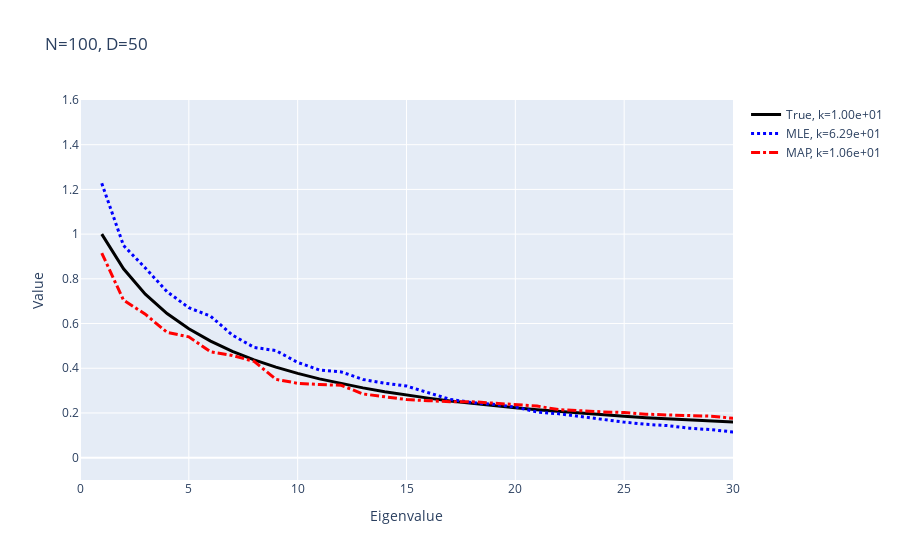
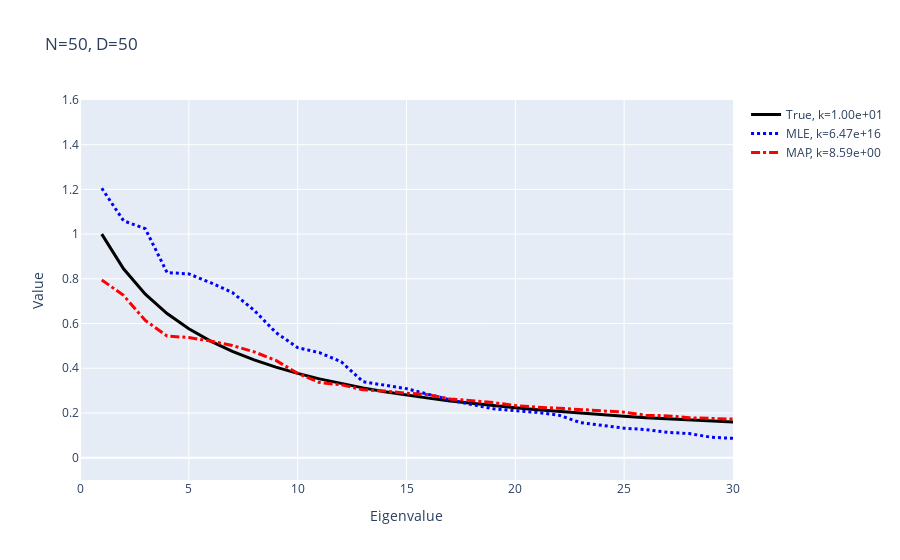
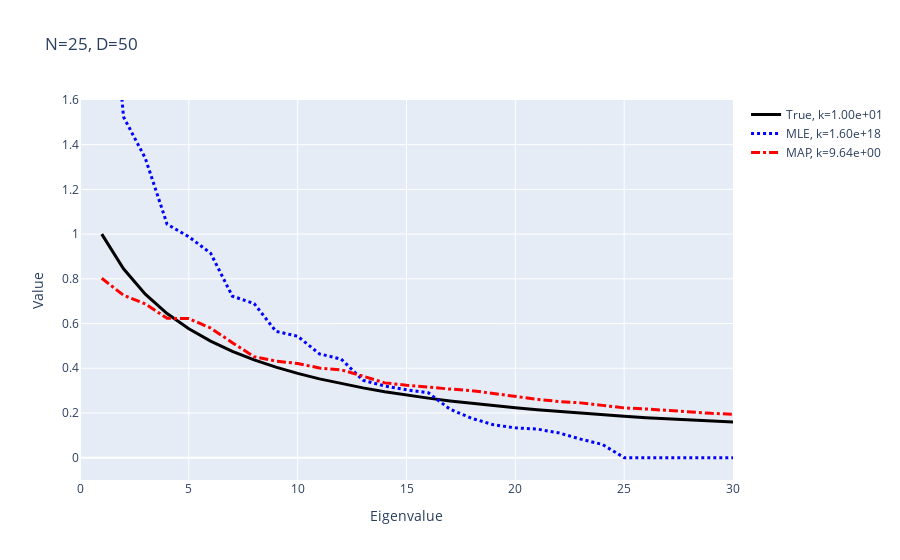

Notebook source saved alongside these figures, in order:
### Code cell
def generate_covariance_matrix(condition_number, initial_axis):
    """Generate a random covariance matrix and its inverse with the given condition number
    and the given first axis (unnormalized). The matrix is generated using Householder transformation.

    Parameters
    ----------
    condition_number : float
        The desired condition number for the generated covariance matrix.
    initial_axis : numpy.ndarray, shape (D, 1)
        The initial axis vector used for generating the covariance matrix.
        The shape of the array should be (D, 1), where D is the number of dimensions.

    Returns
    -------
    covariance_matrix : numpy.ndarray, shape (D, D)
        The generated random covariance matrix with the given condition number.
    inverse_covariance_matrix : numpy.ndarray, shape (D, D)
        The inverse of the generated covariance matrix.
    """
    initial_axis = np.copy(initial_axis)
    initial_axis[0] += np.sign(initial_axis[1]) * np.linalg.norm(initial_axis)
    # Householder transformation
    basis = np.eye(len(initial_axis)) - 2 * np.outer(initial_axis, initial_axis) / np.linalg.norm(initial_axis) ** 2

    eigenvalues = np.flip(np.sort(1.0 / np.linspace(condition_number, 1, len(initial_axis))))
    covariance_matrix = basis @ np.diag(eigenvalues) @ basis.T
    inverse_covariance_matrix = basis @ np.diag(1 / eigenvalues) @ basis.T

    return covariance_matrix, inverse_covariance_matrix

def compute_evals(dimensions, covariance_matrix, num_samples):
    """Compute the eigenvalues and covariance matrices of the MLE and MAP estimates
    for a given covariance matrix and number of samples.

    Parameters
    ----------
    dimensions : int
        The number of dimensions for the covariance matrix.
    covariance_matrix : numpy.ndarray, shape (dimensions, dimensions)
        The true covariance matrix to generate samples from.
    num_samples : int
        The number of samples to generate for estimating eigenvalues and covariance matrices.

    Returns
    -------
    mle_evals : numpy.ndarray, shape (dimensions,)
        The eigenvalues of the maximum likelihood estimate (MLE) covariance matrix.
    map_evals : numpy.ndarray, shape (dimensions,)
        The eigenvalues of the maximum a posteriori (MAP) estimate covariance matrix.
    mle_covariance : numpy.ndarray, shape (dimensions, dimensions)
        The maximum likelihood estimate (MLE) covariance matrix.
    map_covariance : numpy.ndarray, shape (dimensions, dimensions)
        The maximum a posteriori (MAP) estimate covariance matrix.
    """
    samples = np.random.multivariate_normal(np.zeros(dimensions), covariance_matrix, num_samples)

    mle_covariance = np.cov(samples, rowvar=False, bias=True)
    mle_evals = np.real(np.flip(np.sort(np.linalg.eig(mle_covariance)[0])))

    shrinkage_lambda = 0.9
    map_covariance = shrinkage_lambda * np.diag(np.diag(mle_covariance)) + (1 - shrinkage_lambda) * mle_covariance
    map_evals = np.real(np.flip(np.sort(np.linalg.eig(map_covariance)[0])))

    return mle_evals, map_evals, mle_covariance, map_covariance


def plot_eigenvalues_comparison(dimensions, covariance_matrix, fractions, seed=42):
    """Plot a comparison of eigenvalues for true, MLE, and MAP covariance matrices.

    Parameters
    ----------
    dimensions : int
        The number of dimensions for the covariance matrix.
    covariance_matrix : numpy.ndarray, shape (dimensions, dimensions)
        The true covariance matrix to generate samples from.
    fractions : list of float
        The fractions of the number of dimensions to determine the number of samples.
    seed : int, optional, default: 42
        The random seed for reproducibility.
    """
    np.random.seed(seed)
    true_evals = np.flip(np.sort(np.linalg.eig(covariance_matrix)[0]))

    for fraction in fractions:
        fig = go.Figure()

        num_samples = int(fraction * dimensions)
        mle_evals, map_evals, mle_covariance, map_covariance = compute_evals(dimensions, covariance_matrix, num_samples)
        
        eigenvalues = [true_evals, mle_evals, map_evals]
        covariances = [covariance_matrix, mle_covariance, map_covariance]
        colors = ['black', 'blue', 'red']
        line_types = ['solid', 'dot', 'dashdot']
        names = ['True', 'MLE', 'MAP']

        for evals, covariances, color, line_type, name in zip(eigenvalues, covariances, colors, line_types, names):
            trace = go.Scatter(
                x=np.arange(1, dimensions + 1),
                y=evals,
                mode="lines",
                line=dict(color=color, width=3, dash=line_type),
                name=f"{name}, k={np.linalg.cond(covariances):.2e}"
            )
            fig.add_trace(trace)

        fig.update_layout(title=f'N={num_samples}, D={dimensions}')
        fig.update_xaxes(title_text="Eigenvalue", range=[0, 30])
        fig.update_yaxes(title_text="Value", range=[0-0.1, 1.5+0.1])
        fig.show()


dimensions = 50
condition_number = 10
initial_axis = np.random.randn(dimensions, 1)
covariance_matrix, _ = generate_covariance_matrix(condition_number, initial_axis)
fractions = [2, 1, 0.5]

plot_eigenvalues_comparison(dimensions, covariance_matrix, fractions)

### Figure 1 — Plotly figure (JSON) as saved in the notebook; plotly's stock layout.template omitted (floating-point values rounded to 4 significant figures)
{"data": [{"line": {"color": "black", "dash": "solid", "width": 3}, "mode": "lines", "name": "True, k=1.00e+01", "type": "scatter", "x": [1, 2, 3, 4, 5, 6, 7, 8, 9, 10, 11, 12, 13, 14, 15, 16, 17, 18, 19, 20, 21, 22, 23, 24, 25, 26, 27, 28, 29, 30, 31, 32, 33, 34, 35, 36, 37, 38, 39, 40, 41, 42, 43, 44, 45, 46, 47, 48, 49, 50], "y": [1.0, 0.8448, 0.7313, 0.6447, 0.5765, 0.5213, 0.4757, 0.4375, 0.405, 0.3769, 0.3525, 0.3311, 0.3121, 0.2952, 0.28, 0.2663, 0.2539, 0.2426, 0.2322, 0.2227, 0.214, 0.2059, 0.1984, 0.1914, 0.1849, 0.1788, 0.1731, 0.1678, 0.1628, 0.1581, 0.1536, 0.1494, 0.1454, 0.1416, 0.138, 0.1346, 0.1314, 0.1283, 0.1253, 0.1225, 0.1198, 0.1172, 0.1148, 0.1124, 0.1101, 0.1079, 0.1058, 0.1038, 0.1019, 0.1]}, {"line": {"color": "blue", "dash": "dot", "width": 3}, "mode": "lines", "name": "MLE, k=6.29e+01", "type": "scatter", "x": [1, 2, 3, 4, 5, 6, 7, 8, 9, 10, 11, 12, 13, 14, 15, 16, 17, 18, 19, 20, 21, 22, 23, 24, 25, 26, 27, 28, 29, 30, 31, 32, 33, 34, 35, 36, 37, 38, 39, 40, 41, 42, 43, 44, 45, 46, 47, 48, 49, 50], "y": [1.227, 0.949, 0.8485, 0.7426, 0.6708, 0.6329, 0.5485, 0.4931, 0.4789, 0.4259, 0.3924, 0.3834, 0.35, 0.3331, 0.3206, 0.292, 0.2606, 0.2467, 0.2385, 0.2263, 0.2041, 0.1963, 0.1841, 0.1694, 0.1589, 0.1491, 0.1433, 0.1316, 0.1251, 0.115, 0.1095, 0.1025, 0.09617, 0.08562, 0.08452, 0.07494, 0.0725, 0.06599, 0.06258, 0.06047, 0.05122, 0.05052, 0.04717, 0.04106, 0.03845, 0.0362, 0.03574, 0.02711, 0.0261, 0.0195]}, {"line": {"color": "red", "dash": "dashdot", "width": 3}, "mode": "lines", "name": "MAP, k=1.06e+01", "type": "scatter", "x": [1, 2, 3, 4, 5, 6, 7, 8, 9, 10, 11, 12, 13, 14, 15, 16, 17, 18, 19, 20, 21, 22, 23, 24, 25, 26, 27, 28, 29, 30, 31, 32, 33, 34, 35, 36, 37, 38, 39, 40, 41, 42, 43, 44, 45, 46, 47, 48, 49, 50], "y": [0.9153, 0.7046, 0.6417, 0.5604, 0.5404, 0.4732, 0.457, 0.4305, 0.3505, 0.3325, 0.3272, 0.3237, 0.2849, 0.2734, 0.2598, 0.255, 0.2506, 0.2503, 0.2433, 0.2393, 0.2308, 0.2146, 0.2087, 0.2048, 0.2021, 0.1946, 0.191, 0.1875, 0.1857, 0.176, 0.1739, 0.1735, 0.1697, 0.1654, 0.1647, 0.1606, 0.1514, 0.1507, 0.1439, 0.1394, 0.1362, 0.1358, 0.1339, 0.125, 0.1141, 0.1028, 0.09972, 0.0979, 0.09149, 0.08673]}], "layout": {"title": {"text": "N=100, D=50"}, "xaxis": {"range": [0, 30], "title": {"text": "Eigenvalue"}}, "yaxis": {"range": [-0.1, 1.6], "title": {"text": "Value"}}}}

### Figure 2 — Plotly figure (JSON) as saved in the notebook; plotly's stock layout.template omitted (floating-point values rounded to 4 significant figures)
{"data": [{"line": {"color": "black", "dash": "solid", "width": 3}, "mode": "lines", "name": "True, k=1.00e+01", "type": "scatter", "x": [1, 2, 3, 4, 5, 6, 7, 8, 9, 10, 11, 12, 13, 14, 15, 16, 17, 18, 19, 20, 21, 22, 23, 24, 25, 26, 27, 28, 29, 30, 31, 32, 33, 34, 35, 36, 37, 38, 39, 40, 41, 42, 43, 44, 45, 46, 47, 48, 49, 50], "y": [1.0, 0.8448, 0.7313, 0.6447, 0.5765, 0.5213, 0.4757, 0.4375, 0.405, 0.3769, 0.3525, 0.3311, 0.3121, 0.2952, 0.28, 0.2663, 0.2539, 0.2426, 0.2322, 0.2227, 0.214, 0.2059, 0.1984, 0.1914, 0.1849, 0.1788, 0.1731, 0.1678, 0.1628, 0.1581, 0.1536, 0.1494, 0.1454, 0.1416, 0.138, 0.1346, 0.1314, 0.1283, 0.1253, 0.1225, 0.1198, 0.1172, 0.1148, 0.1124, 0.1101, 0.1079, 0.1058, 0.1038, 0.1019, 0.1]}, {"line": {"color": "blue", "dash": "dot", "width": 3}, "mode": "lines", "name": "MLE, k=6.47e+16", "type": "scatter", "x": [1, 2, 3, 4, 5, 6, 7, 8, 9, 10, 11, 12, 13, 14, 15, 16, 17, 18, 19, 20, 21, 22, 23, 24, 25, 26, 27, 28, 29, 30, 31, 32, 33, 34, 35, 36, 37, 38, 39, 40, 41, 42, 43, 44, 45, 46, 47, 48, 49, 50], "y": [1.205, 1.06, 1.024, 0.828, 0.8221, 0.7825, 0.7387, 0.6593, 0.5597, 0.4921, 0.4698, 0.4291, 0.3396, 0.3228, 0.3087, 0.2832, 0.2581, 0.2376, 0.2187, 0.2098, 0.2026, 0.1898, 0.1566, 0.1441, 0.1318, 0.1256, 0.1131, 0.1075, 0.09137, 0.08627, 0.06785, 0.06377, 0.05147, 0.04149, 0.0344, 0.03219, 0.02853, 0.02306, 0.01904, 0.01424, 0.01105, 0.007318, 0.006071, 0.004654, 0.003825, 0.002776, 0.002124, 0.0007701, 0.0002515, -2.874e-17]}, {"line": {"color": "red", "dash": "dashdot", "width": 3}, "mode": "lines", "name": "MAP, k=8.59e+00", "type": "scatter", "x": [1, 2, 3, 4, 5, 6, 7, 8, 9, 10, 11, 12, 13, 14, 15, 16, 17, 18, 19, 20, 21, 22, 23, 24, 25, 26, 27, 28, 29, 30, 31, 32, 33, 34, 35, 36, 37, 38, 39, 40, 41, 42, 43, 44, 45, 46, 47, 48, 49, 50], "y": [0.7951, 0.726, 0.6137, 0.5442, 0.5372, 0.5214, 0.5014, 0.4735, 0.4349, 0.3772, 0.3364, 0.3258, 0.3035, 0.2977, 0.2885, 0.282, 0.2626, 0.2552, 0.2462, 0.2333, 0.2254, 0.2211, 0.2151, 0.2099, 0.2034, 0.1898, 0.1868, 0.1784, 0.176, 0.173, 0.1693, 0.16, 0.1568, 0.1554, 0.1495, 0.1479, 0.145, 0.1431, 0.1387, 0.1369, 0.1337, 0.1291, 0.1263, 0.1235, 0.1209, 0.1171, 0.1153, 0.1131, 0.1034, 0.09256]}], "layout": {"title": {"text": "N=50, D=50"}, "xaxis": {"range": [0, 30], "title": {"text": "Eigenvalue"}}, "yaxis": {"range": [-0.1, 1.6], "title": {"text": "Value"}}}}

### Figure 3 — Plotly figure (JSON) as saved in the notebook; plotly's stock layout.template omitted (floating-point values rounded to 4 significant figures)
{"data": [{"line": {"color": "black", "dash": "solid", "width": 3}, "mode": "lines", "name": "True, k=1.00e+01", "type": "scatter", "x": [1, 2, 3, 4, 5, 6, 7, 8, 9, 10, 11, 12, 13, 14, 15, 16, 17, 18, 19, 20, 21, 22, 23, 24, 25, 26, 27, 28, 29, 30, 31, 32, 33, 34, 35, 36, 37, 38, 39, 40, 41, 42, 43, 44, 45, 46, 47, 48, 49, 50], "y": [1.0, 0.8448, 0.7313, 0.6447, 0.5765, 0.5213, 0.4757, 0.4375, 0.405, 0.3769, 0.3525, 0.3311, 0.3121, 0.2952, 0.28, 0.2663, 0.2539, 0.2426, 0.2322, 0.2227, 0.214, 0.2059, 0.1984, 0.1914, 0.1849, 0.1788, 0.1731, 0.1678, 0.1628, 0.1581, 0.1536, 0.1494, 0.1454, 0.1416, 0.138, 0.1346, 0.1314, 0.1283, 0.1253, 0.1225, 0.1198, 0.1172, 0.1148, 0.1124, 0.1101, 0.1079, 0.1058, 0.1038, 0.1019, 0.1]}, {"line": {"color": "blue", "dash": "dot", "width": 3}, "mode": "lines", "name": "MLE, k=1.60e+18", "type": "scatter", "x": [1, 2, 3, 4, 5, 6, 7, 8, 9, 10, 11, 12, 13, 14, 15, 16, 17, 18, 19, 20, 21, 22, 23, 24, 25, 26, 27, 28, 29, 30, 31, 32, 33, 34, 35, 36, 37, 38, 39, 40, 41, 42, 43, 44, 45, 46, 47, 48, 49, 50], "y": [2.622, 1.524, 1.34, 1.045, 0.9882, 0.9148, 0.7224, 0.6893, 0.5651, 0.543, 0.4644, 0.4408, 0.3463, 0.3204, 0.3034, 0.2903, 0.2165, 0.1759, 0.147, 0.1333, 0.1279, 0.1108, 0.08284, 0.05912, 2.043e-16, 1.383e-16, 1.131e-16, 1.061e-16, 1.061e-16, 8.275e-17, 8.275e-17, 6.139e-17, 4.211e-17, 3.64e-17, 3.034e-18, 3.034e-18, -1.601e-17, -1.601e-17, -3.573e-17, -3.573e-17, -5.226e-17, -5.811e-17, -5.811e-17, -7.395e-17, -8.117e-17, -8.117e-17, -1.072e-16, -1.072e-16, -1.441e-16, -1.441e-16]}, {"line": {"color": "red", "dash": "dashdot", "width": 3}, "mode": "lines", "name": "MAP, k=9.64e+00", "type": "scatter", "x": [1, 2, 3, 4, 5, 6, 7, 8, 9, 10, 11, 12, 13, 14, 15, 16, 17, 18, 19, 20, 21, 22, 23, 24, 25, 26, 27, 28, 29, 30, 31, 32, 33, 34, 35, 36, 37, 38, 39, 40, 41, 42, 43, 44, 45, 46, 47, 48, 49, 50], "y": [0.8024, 0.7263, 0.6879, 0.6234, 0.622, 0.58, 0.5145, 0.4519, 0.4321, 0.4212, 0.4012, 0.393, 0.3644, 0.3345, 0.3237, 0.3144, 0.3069, 0.2999, 0.2861, 0.2743, 0.2609, 0.2512, 0.2451, 0.2338, 0.2226, 0.2178, 0.2111, 0.2044, 0.1984, 0.1945, 0.1777, 0.1713, 0.1656, 0.1591, 0.1575, 0.1551, 0.1535, 0.151, 0.1498, 0.1477, 0.145, 0.1369, 0.1345, 0.1319, 0.128, 0.1254, 0.1091, 0.09699, 0.09284, 0.08325]}], "layout": {"title": {"text": "N=25, D=50"}, "xaxis": {"range": [0, 30], "title": {"text": "Eigenvalue"}}, "yaxis": {"range": [-0.1, 1.6], "title": {"text": "Value"}}}}
